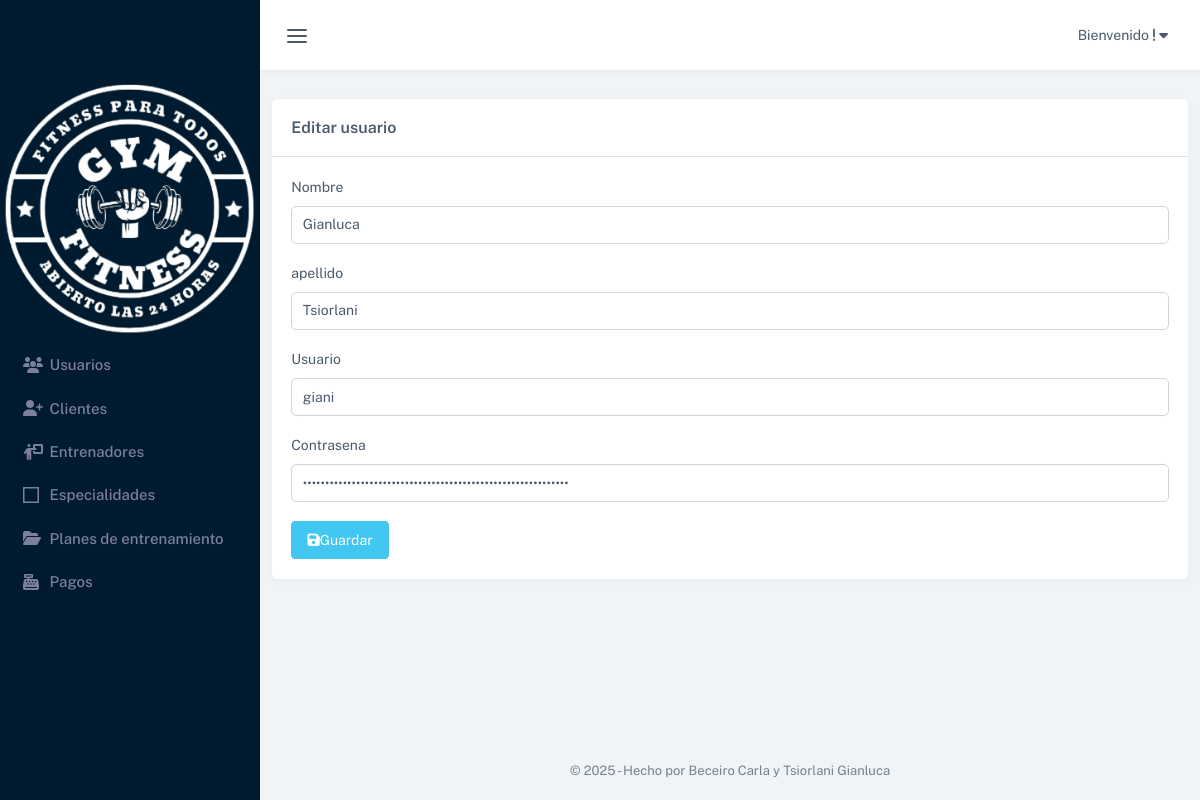
The page /index.php?pagina=editar_usuario&id=18 (signed in) on the database its author committed.
### tables this page shows
CREATE TABLE `usuarios` (
  `id` int(11) NOT NULL,
  `usuario` varchar(50) DEFAULT NULL,
  `contrasena` text DEFAULT NULL,
  `apellido` varchar(50) DEFAULT NULL,
  `estado` tinyint(1) DEFAULT 0,
  `nombre` varchar(50) DEFAULT NULL
);

### controladores/controlador.plantilla.php (called while the page is built, shortened)
<?php
class ControladorPlantilla
{
    public function ctrMostrarPlantilla()
    {
        include 'vistas/plantilla.php';
    }
}

### index.php (called while the page is built, shortened)
<?php
require_once 'controladores/controlador.plantilla.php';
require_once 'controladores/controlador.usuarios.php';
require_once 'modelos/modelo.usuarios.php';
$plantilla = new ControladorPlantilla();
$plantilla->ctrMostrarPlantilla();

### modelos/conexion.php (called while the page is built, shortened)
<?php
class Conexion
{
	static public function conectar()
	{
		try {
			$link = new PDO(
				"mysql:host=" . self::HOST . ";dbname=" . self::DBNAME,
				self::USER,
				self::PASSWORD
			);
			$link->exec("set names utf8");
			return $link;
		} catch (PDOException $e) {
			die("Error en la conexión a la base de datos: " . $e->getMessage());
		}
	}
}

### modelos/modelo.usuarios.php (called while the page is built, shortened)
<?php
require_once 'conexion.php';
class ModeloUsuarios
{
    static public function mdlMostrarUsuarios($item, $valor)
    {
        if ($item != null) {
            try {
                $usuarios = Conexion::conectar()->prepare("SELECT * FROM usuarios WHERE $item = :$item");
                $usuarios->bindParam(":" . $item, $valor, PDO::PARAM_STR);
                $usuarios->execute();
                $resultado = $usuarios->fetch(PDO::FETCH_ASSOC);
                return $resultado;
            } catch (Exception $e) {
                return "Error: " . $e->getMessage();
            }
        }
    }
}

### controladores/controlador.usuarios.php (called while the page is built, shortened)
<?php
class ControladorUsuarios
{
    static public function ctrMostrarUsuarios($item, $valor)
    {
        $respuesta = ModeloUsuarios::mdlMostrarUsuarios($item, $valor);
        return $respuesta;
    }
}

### vistas/modulos/editar_usuario.php (the view, shortened to what this page needs)
<?php
$item = "id";
$valor = $_GET["id"];
$usuario = ControladorUsuarios::ctrMostrarUsuarios($item, $valor);
?>
<div class="col-lg-12 mt-4">
    <div class="card">
        <div class="card-header">
            <h5 class="card-title mb-0">Editar usuario</h5>
        </div>
        <div class="card-body">
            <form method="POST">
                <div class="mb-3">
                    <label for="nombre" class="form-label">Nombre</label>
                    <input type="text" id="nombre" name="nombre" class="form-control" placeholder="Nombre"
                        value="<?php echo $usuario["nombre"]; ?>" required>
                </div>
                <div class="mb-3">
                    <label for="apellido" class="form-label">apellido</label>
                    <input type="text" id="apellido" name="apellido" class="form-control" placeholder="Apellido"
                        value="<?php echo $usuario["apellido"]; ?>" required>
                </div>
                <div class="mb-3">
                    <label for="usuario" class="form-label">Usuario</label>
                    <input type="text" id="usuario" name="usuario" class="form-control"
                        value="<?php echo $usuario["usuario"]; ?>" placeholder="Usuario" required>
                </div>
                <div class="mb-3">
                    <label for="contrasena" class="form-label">Contrasena</label>
                    <input type="password" id="contrasena" name="contrasena" class="form-control"
                        placeholder="Contraseña" value="<?php echo $usuario["contrasena"]; ?>" required>
                </div>
                <button class="btn btn-info" type="submit"><i class="fa-solid fa-floppy-disk"></i>Guardar</button>
            </form>
        </div>
    </div>
</div>

### rows shown on the page
usuarios: nombre "Gianluca", apellido "Tsiorlani", usuario "giani"
